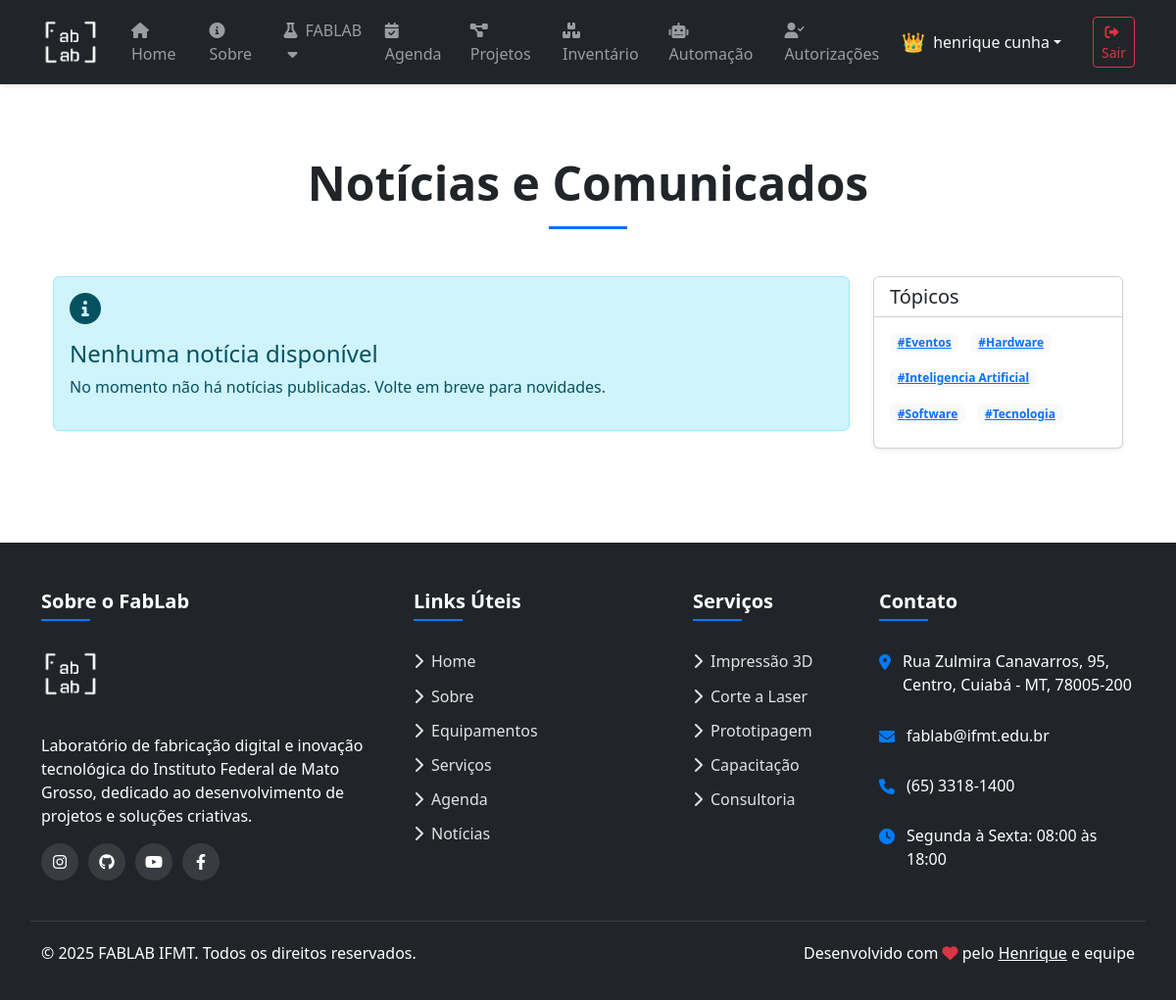
The app's page /options/noticias/ (signed in) with its own data.
### users/models.py (models this page shows, shortened)
class CustomUser(AbstractUser):
    username = None
    first_name = models.CharField(_("first name"), max_length=150, blank=False)
    last_name = models.CharField(_("last name"), max_length=150, blank=False)
    email = models.EmailField(_("email address"), blank=False, unique=True,
                              error_messages={"unique": _("Um usuário com este email já está cadastrado.")})
    id = models.CharField(_("matricula"),
        max_length=13,
        unique=True,
        primary_key=True,
        help_text=_(
            "Seu número de matrícula do SUAP ou SIAPE. Apenas números."
        ),
        error_messages={
            "unique": _("Um usuário com este número de matrícula já está cadastrado.")
        }
    )
    USERNAME_FIELD = "id"
    REQUIRED_FIELDS = ["first_name", "last_name", "email"]
    objects = CustomUserManager()

### options/models.py (models this page shows, shortened)
class Hashtag(models.Model):
    nome = models.CharField(max_length=50, unique=True)
    slug = models.SlugField(max_length=50, unique=True)
    class Meta:
        ordering = ['nome']
        verbose_name = 'Hashtag'
        verbose_name_plural = 'Hashtags'

### options/views.py (the view)
# urls.py: path('noticias/', views.noticias_lista, name='noticias'),
def noticias_lista(request):
    noticias_lista = Noticia.objects.filter(publicado=True)
    todas_hashtags = Hashtag.objects.all()
    paginator = Paginator(noticias_lista, 9)  # 9 notícias por página (3x3)
    page = request.GET.get('page')
    noticias = paginator.get_page(page)
    return render(request, 'noticias.html', {
        'noticias': noticias,
        'hashtags': todas_hashtags,
        'titulo': 'Notícias e Comunicados'
    })

### options/templates/noticias.html (shortened to what this page needs)
{% extends 'layout.html' %}
{% load static %}
{% block content %}
<div class="container py-5">
  <div class="row mb-5">
    <div class="col-12">
      <h1 class="display-5 fw-bold text-center">{{ titulo|default:"Notícias e Comunicados" }}</h1>
      <div class="text-center">
        <div class="mx-auto bg-primary" style="height: 3px; width: 80px; margin-top: 15px;"></div>
      </div>
    </div>
  </div>
  <div class="row">
    <div class="col-lg-9">
      {% if noticias %}
        <div class="row g-4">
          {% for noticia in noticias %}
            <div class="col-md-6 col-lg-4 mb-4">
              <div class="card h-100 border-0 shadow-sm news-card">
                <div class="position-relative">
                  <img src="{{ noticia.imagem.url }}" alt="{{ noticia.titulo }}" class="card-img-top">
                  <div class="position-absolute top-0 start-0 bg-primary text-white py-1 px-2 m-2">
                    {{ noticia.data_publicacao|date:"d/m/Y" }}
                  </div>
                  {% if noticia.destaque %}
                    <div class="position-absolute top-0 end-0 bg-warning text-white py-1 px-2 m-2">
                      <i class="fas fa-star me-1"></i> Destaque
                    </div>
                  {% endif %}
                </div>
                <div class="card-body">
                  <h5 class="card-title">{{ noticia.titulo }}</h5>
                  <p class="card-text text-muted">{{ noticia.resumo|truncatechars:120 }}</p>
                  {% if noticia.hashtags.all %}
                  <div class="mt-2 mb-2">
                    {% for tag in noticia.hashtags.all %}
                      <a href="{% url 'options:noticias_por_tag' tag.slug %}" class="badge bg-light text-primary me-1 mb-1">
                        #{{ tag.nome }}
                      </a>
                    {% endfor %}
                  </div>
                  {% endif %}
                </div>
                <div class="card-footer bg-white border-0">
                  <div class="d-flex justify-content-between align-items-center">
                    <small class="text-muted">
                      {% if noticia.autor %}
                        <i class="fas fa-user me-1"></i> {{ noticia.autor.get_full_name|default:noticia.autor.username }}
                      {% endif %}
                    </small>
                    <a href="{{ noticia.get_absolute_url }}" class="btn btn-sm btn-outline-primary">Leia mais</a>
                  </div>
                </div>
              </div>
            </div>
          {% endfor %}
        </div>
        <div class="row mt-5">
          <div class="col-12">
            <nav aria-label="Navegação de páginas">
              <ul class="pagination justify-content-center">
                {% if noticias.has_previous %}
                  <li class="page-item">
                    <a class="page-link" href="?page=1">&laquo; Primeira</a>
                  </li>
                  <li class="page-item">
                    <a class="page-link" href="?page={{ noticias.previous_page_number }}">Anterior</a>
                  </li>
                {% else %}
                  <li class="page-item disabled">
                    <span class="page-link">&laquo; Primeira</span>
                  </li>
                  <li class="page-item disabled">
                    <span class="page-link">Anterior</span>
                  </li>
                {% endif %}
                {% for i in noticias.paginator.page_range %}
                  {% if noticias.number == i %}
                    <li class="page-item active">
                      <span class="page-link">{{ i }} <span class="sr-only">(atual)</span></span>
                    </li>
                  {% elif i > noticias.number|add:'-3' and i < noticias.number|add:'3' %}
                    <li class="page-item">
                      <a class="page-link" href="?page={{ i }}">{{ i }}</a>
                    </li>
                  {% endif %}
                {% endfor %}
                {% if noticias.has_next %}
                  <li class="page-item">
                    <a class="page-link" href="?page={{ noticias.next_page_number }}">Próxima</a>
                  </li>
                  <li class="page-item">
                    <a class="page-link" href="?page={{ noticias.paginator.num_pages }}">Última &raquo;</a>
                  </li>
                {% else %}
                  <li class="page-item disabled">
                    <span class="page-link">Próxima</span>
                  </li>
                  <li class="page-item disabled">
                    <span class="page-link">Última &raquo;</span>
                  </li>
                {% endif %}
              </ul>
            </nav>
          </div>
        </div>
      {% else %}
        <div class="alert alert-info">
          <i class="fas fa-info-circle fa-2x mb-3"></i>
          <h4>Nenhuma notícia disponível</h4>
          <p>No momento não há notícias publicadas. Volte em breve para novidades.</p>
        </div>
      {% endif %}
    </div>
    <div class="col-lg-3">
      {% if hashtags %}
      <div class="card shadow-sm mb-4 sticky-lg-top" style="top: 100px; z-index: 990;">
        <div class="card-header bg-white">
          <h5 class="mb-0">Tópicos</h5>
        </div>
        <div class="card-body">
          <div class="d-flex flex-wrap gap-2">
            {% for tag in hashtags %}
              <a href="{% url 'options:noticias_por_tag' tag.slug %}"
                 class="badge bg-light text-primary me-1 mb-2 {% if tag_atual == tag %}active{% endif %}">
                #{{ tag.nome }}
              </a>
            {% endfor %}
          </div>
        </div>
      </div>
      {% endif %}
    </div>
  </div>
</div>
{% endblock %}

### templates/layout.html (shortened to what this page needs)
{% load static %}
<!DOCTYPE html>
<html lang="pt-br" class="h-100">
  <head>
    <link rel="stylesheet" href="{% static 'style.css' %}">
    <link href="https://cdn.jsdelivr.net/npm/bootstrap@5.3.3/dist/css/bootstrap.min.css" rel="stylesheet">
    <link rel="stylesheet" href="https://cdnjs.cloudflare.com/ajax/libs/font-awesome/6.0.0-beta3/css/all.min.css">
  </head>
  <body class="d-flex flex-column min-vh-100">
    <nav class="navbar navbar-expand-lg navbar-dark bg-dark sticky-top">
      <div class="container">
        <a class="navbar-brand d-flex align-items-center" href="/" aria-label="FABLAB IFMT Home">
          <img src="{% static 'images/logo_branco.png' %}" alt="Logo FABLAB" style="height: 60px;" class="me-2">
        </a>
        <div class="collapse navbar-collapse" id="navbarColor02">
          <ul class="navbar-nav me-auto">
            <li class="nav-item">
              <a class="nav-link" href="/">
                <i class="fas fa-home me-1"></i> Home
              </a>
            </li>
            <li class="nav-item">
              <a class="nav-link" href="/about">
                <i class="fas fa-info-circle me-1"></i> Sobre
              </a>
            </li>
            <li class="nav-item project">
              <a class="nav-link">
                <i class="fas fa-flask me-1"></i> FABLAB <i class="fas fa-caret-down ms-1"></i>
              </a>
            </li>
            {% if user.is_authenticated %}
            <li class="nav-item">
              <a class="nav-link agenda-with-notification" href="{% url 'logs:agenda_home' %}">
                <i class="fas fa-calendar-check me-1"></i> Agenda
              </a>
            </li>
            {% endif %}
            <li class="nav-item project">
              <a class="nav-link" {% if user.is_staff %}href="{% url 'projetos:lista' %}"{% endif %}>
                <i class="fas fa-project-diagram me-1"></i> Projetos {% if not user.is_staff %}<i class="fas fa-lock ms-1 text-muted small"></i>{% endif %}
              </a>
            </li>
            {% if user.is_authenticated and user.is_staff %}
              <li class="nav-item">
                <a class="nav-link" href="{% url 'inventario:dashboard' %}">
                  <i class="fas fa-boxes me-1"></i> Inventário
                </a>
              </li>
            {% endif %}
            {% if user.is_authenticated and user.is_staff %}
              <li class="nav-item">
                <a class="nav-link" href="{% url 'Controle_ar:automacao_home' %}">
                  <i class="fas fa-robot me-1"></i> Automação
                </a>
              </li>
            {% endif %}
            {% if user.is_authenticated and user.is_superuser %}
              <li class="nav-item">
                <a class="nav-link" href="{% url 'users:pending_registrations' %}">
                  <i class="fas fa-user-check me-1"></i> Autorizações
                </a>
              </li>
            {% endif %}
          </ul>
          <div class="d-flex align-items-center">
            {% if user.is_authenticated %}
              <div class="dropdown">
                <div class="user-welcome text-light dropdown-toggle" id="userMenu" data-bs-toggle="dropdown" aria-expanded="false" style="cursor: pointer;">
                  <span class="user-role">{% if user.is_staff %}👑{% endif %}</span>
                  <span>{{user.first_name}} {{user.last_name}}</span>
                </div>
              </div>
              <form action="{% url 'users:logout' %}" method="post" class="ms-3">
                <button class="btn btn-outline-danger btn-sm" type="submit">
                  <i class="fas fa-sign-out-alt me-1"></i> Sair
                </button>
              </form>
            {% endif %}
          </div>
        </div>
      </div>
    </nav>
    <div aria-live="polite" aria-atomic="true" class="position-fixed bottom-0 end-0 p-3" style="z-index: 1100">
    </div>
    <main class="container py-4">
      {% block content %}{% endblock %}
    </main>
    <footer class="pt-5 mt-auto bg-dark text-white">
      <div class="container">
        <div class="row">
          <div class="col-lg-4 col-md-6 mb-4 mb-md-0 footer-links">
            <h5>Sobre o FabLab</h5>
            <div class="mb-3">
              <img src="{% static 'images/logo_branco.png' %}" alt="Logo FABLAB" class="footer-logo">
            </div>
            <p class="mb-3">
              Laboratório de fabricação digital e inovação tecnológica do Instituto Federal de Mato Grosso, dedicado ao desenvolvimento de projetos e soluções criativas.
            </p>
            <div class="social-links mt-3">
              <a href="https://www.instagram.com/ifmtmaker/" target="_blank" aria-label="Instagram" title="Instagram">
                <i class="fab fa-instagram"></i>
              </a>
              <a href="https://github.com/FabLab-IFMT" target="_blank" aria-label="GitHub" title="GitHub">
                <i class="fab fa-github"></i>
              </a>
              <a href="https://www.youtube.com/channel/UCxxxxxxxx" target="_blank" aria-label="YouTube" title="YouTube">
                <i class="fab fa-youtube"></i>
              </a>
              <a href="https://www.facebook.com/ifmtoficial/" target="_blank" aria-label="Facebook" title="Facebook">
                <i class="fab fa-facebook-f"></i>
              </a>
            </div>
          </div>
          <div class="col-lg-3 col-md-6 mb-4 mb-md-0 footer-links">
            <h5>Links Úteis</h5>
            <ul class="list-unstyled">
              <li><a href="/" class="d-block"><i class="fas fa-chevron-right me-2"></i>Home</a></li>
              <li><a href="/about" class="d-block"><i class="fas fa-chevron-right me-2"></i>Sobre</a></li>
              <li><a href="{% url 'options:equipamentos' %}" class="d-block"><i class="fas fa-chevron-right me-2"></i>Equipamentos</a></li>
              <li><a href="{% url 'options:servicos' %}" class="d-block"><i class="fas fa-chevron-right me-2"></i>Serviços</a></li>
              <li><a href="{% url 'logs:agenda_home' %}" class="d-block"><i class="fas fa-chevron-right me-2"></i>Agenda</a></li>
              <li><a href="{% url 'options:noticias' %}" class="d-block"><i class="fas fa-chevron-right me-2"></i>Notícias</a></li>
            </ul>
          </div>
          <div class="col-lg-2 col-md-6 mb-4 mb-md-0 footer-links">
            <h5>Serviços</h5>
            <ul class="list-unstyled">
              <li><a href="{% url 'options:servicos' %}" class="d-block"><i class="fas fa-chevron-right me-2"></i>Impressão 3D</a></li>
              <li><a href="{% url 'options:servicos' %}" class="d-block"><i class="fas fa-chevron-right me-2"></i>Corte a Laser</a></li>
              <li><a href="{% url 'options:servicos' %}" class="d-block"><i class="fas fa-chevron-right me-2"></i>Prototipagem</a></li>
              <li><a href="{% url 'options:servicos' %}" class="d-block"><i class="fas fa-chevron-right me-2"></i>Capacitação</a></li>
              <li><a href="{% url 'options:servicos' %}" class="d-block"><i class="fas fa-chevron-right me-2"></i>Consultoria</a></li>
            </ul>
          </div>
          <div class="col-lg-3 col-md-6 mb-4 mb-md-0 footer-links">
            <h5>Contato</h5>
            <ul class="list-unstyled contact-info">
              <li>
                <i class="fas fa-map-marker-alt"></i>
                <span>Rua Zulmira Canavarros, 95, Centro, Cuiabá - MT, 78005-200</span>
              </li>
              <li>
                <i class="fas fa-envelope"></i>
                <span>fablab@ifmt.edu.br</span>
              </li>
              <li>
                <i class="fas fa-phone"></i>
                <span>(65) 3318-1400</span>
              </li>
              <li>
                <i class="fas fa-clock"></i>
                <span>Segunda à Sexta: 08:00 às 18:00</span>
              </li>
            </ul>
          </div>
        </div>
        <div class="row footer-bottom">
          <div class="col-md-6 text-center text-md-start">
            <p>&copy; 2025 FABLAB IFMT. Todos os direitos reservados.</p>
          </div>
          <div class="col-md-6 text-center text-md-end">
            <p>
                Desenvolvido com <i class="fas fa-heart text-danger"></i> pelo <a href="https://github.com/henrltop" target="_blank" class="text-white">Henrique</a> e equipe
            </p>
          </div>
        </div>
      </div>
    </footer>
  </body>
</html>

### records on screen
CustomUser: first_name "henrique", last_name "cunha"
Hashtag: nome "Eventos"
Hashtag: nome "Hardware"
Hashtag: nome "Inteligencia Artificial"
Hashtag: nome "Software"
Hashtag: nome "Tecnologia"

### other values on screen
{{ titulo|default:"Notícias e Comunicados" }} "Notícias e Comunicados"
